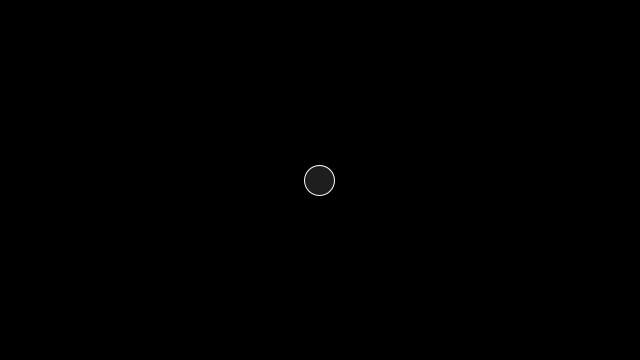
Frame 1 (no input)
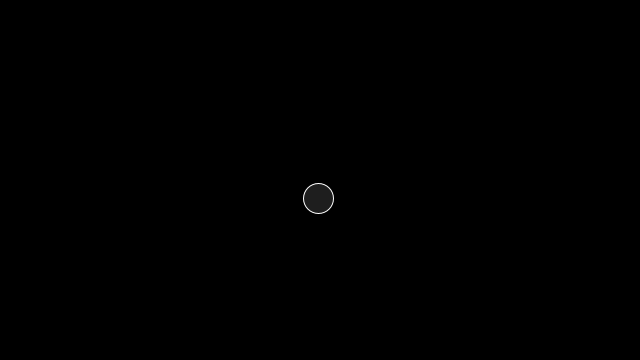
Frame 60 (the mouse pressed at the canvas centre just before this capture)
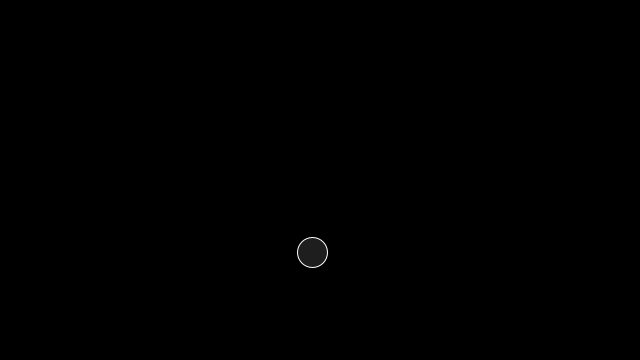
Frame 120 (the mouse held since frame 60 and released just before this capture)

The Processing sketch that drew these frames (run headless with seeded random() and noise(); from frame 60 on, the mouse is pressed at the canvas centre):

// Processing sketch: ex9_constant_acceleration
// ── ex9_constant_acceleration.pde
/*
  Exercise 9 - Constant Acceleration
*/

Mover m;

void setup() {
  size(640, 360);
  m = new Mover();
}


void draw() {
  background(0);
  m.update();
  m.checkEdges();
  m.display();
}

// ── Mover.pde
class Mover {
 
  PVector location,
          velocity,
          acceleration;
  float topspeed;
          
  Mover() {
    location = new PVector(width/2, height/2);
    velocity = new PVector(0,0);
    acceleration = new PVector(-0.001, 0.01);
    topspeed = 10;
  }
  
  void update() {
    velocity.add(acceleration);
    velocity.limit(topspeed);
    location.add(velocity);
  }
  
  void checkEdges() {
    if(location.x > width) {
      location.x = 0;
    } else if(location.x < 0) {
      location.x = width;
    } else if(location.y > height) {
      location.y = 0;
    } else if(location.y < 0) {
      location.y = height;
    }
  }  
  
  void display() {
    stroke(255);
    fill(255,30);
    ellipse(location.x, location.y, 30, 30);
  }
}
